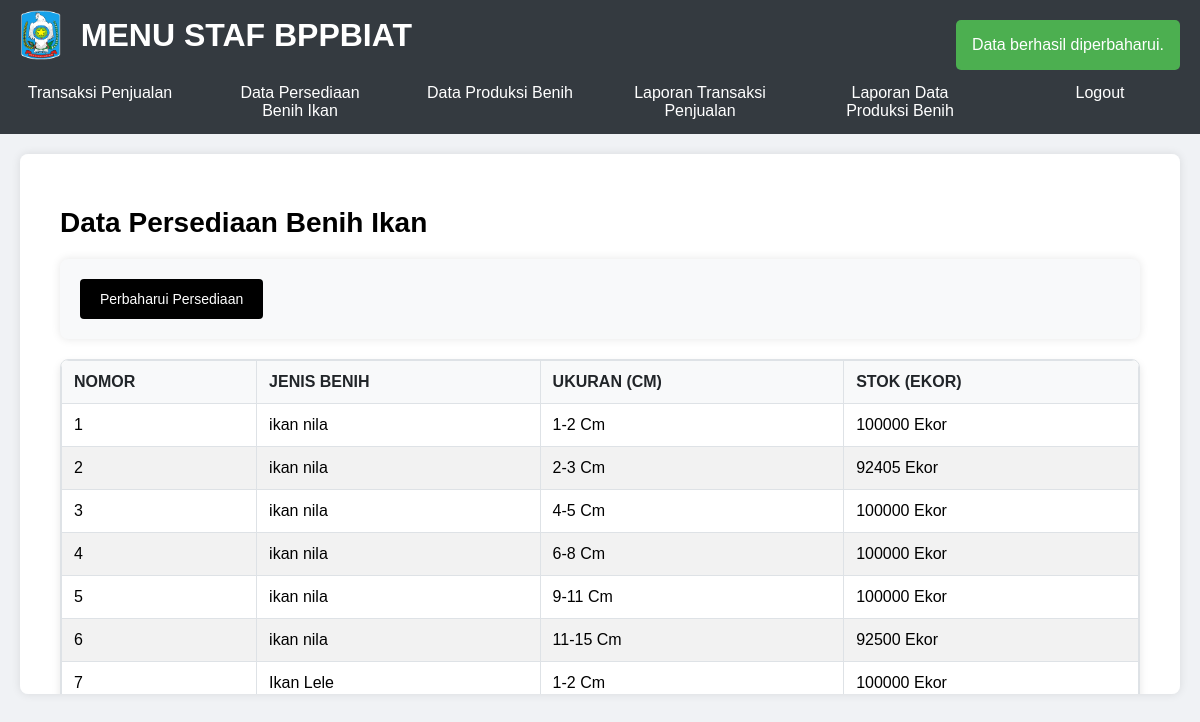
/admin_persediaan.php?success=data_berhasil_diperbaharui (signed in), run on the app's committed database.
### tables this page shows
CREATE TABLE `data_persediaan` (
  `no` int(11) NOT NULL,
  `jenis_benih` varchar(100) NOT NULL,
  `ukuran` varchar(50) NOT NULL,
  `stok` int(11) DEFAULT 0
);

### admin_persediaan.php (the view, shortened to what this page needs)
<?php include 'admin_header.php'; ?>
<div class="main scroll-container">
    <section id="persediaan" class="main-section active">
            <h2>Data Persediaan Benih Ikan</h2>
            <form action="AFperbaharuipersediaan_admin.php">
                <button type="submit" name="perbaharui_persediaan">Perbaharui Persediaan</button>
            </form>
            <?php
            if (isset($_GET['success'])) {
                $success = $_GET['success'];
                if ($success == 'data_berhasil_diperbaharui') {
                    echo "<div class='notification success' id='notification'>Data berhasil diperbaharui.</div>";
                }
            }
            ?>
            <div class="scrollable-table">
            <table id="transaksiTable">
                <thead>
                    <tr>
                        <th>Nomor</th>
                        <th>Jenis Benih</th>
                        <th>Ukuran (Cm)</th>
                        <th>Stok (Ekor)</th>
                    </tr>
                </thead>
                <tbody>
                    <?php
                $servername = "localhost";
                $username = "root";
                $password = "";
                $dbname = "db_persediaan";
                $conn = new mysqli($servername, $username, $password, $dbname);
                $sql_persediaan = "SELECT no, jenis_benih, ukuran, stok FROM data_persediaan";
                $result_persediaan = $conn->query($sql_persediaan);
                if ($result_persediaan->num_rows > 0) {
                    while($row_persediaan = $result_persediaan->fetch_assoc()) {
                        echo "<tr data-id='" . $row_persediaan['no'] . "'>
                        <td>" . $row_persediaan['no'] . "</td>
                        <td>" . $row_persediaan['jenis_benih'] . "</td>
                        <td>" . $row_persediaan['ukuran'] . " Cm</td>
                        <td>" . $row_persediaan['stok'] . " Ekor</td>
                        </tr>";
                    }
                } else {
                    echo "<tr><td colspan='3'>Tidak ada data persediaan.</td></tr>";
                }
                ?>
                </tbody>
            </table>
            </div>
    </section>
</div>

### style_admin.css (style rules this page uses)
body { font-family: Arial, sans-serif; margin: 0; padding: 0; background-color: #f0f2f5; }
.main { padding: 20px; background-color: #fff; border-radius: 8px; box-shadow: 0 0 10px rgba(0, 0, 0, 0.1); margin: 20px; }
.main-section { display: none; }
.main-section.active { display: block; }
table { width: 100%; border-collapse: collapse; margin-bottom: 20px; border-radius: 8px; overflow: hidden; box-shadow: 0 4px 8px rgba(0, 0, 0, 0.1); }
th, td { border: 1px solid #dee2e6; padding: 12px; text-align: left; }
th { background-color: #f8f9fa; color: #212529; font-weight: bold; text-transform: uppercase; }
tr:nth-child(even) { background-color: #f2f2f2; }
form { background-color: #f8f9fa; padding: 20px; border-radius: 8px; margin-bottom: 20px; box-shadow: 0 0 10px rgba(0, 0, 0, 0.1); }
button { background-color: #007bff; color: white; padding: 12px 20px; border: none; border-radius: 4px; cursor: pointer; transition: background-color 0.3s; font-size: 14px; }
.scroll-container { max-height: 500px; overflow-y: auto; }

### admin_persediaan.php (style rules this page uses)
body { font-family: Arial, sans-serif; margin: 0; padding: 0; background-color: #f0f2f5; }
.main { padding: 20px; background-color: #fff; border-radius: 8px; box-shadow: 0 0 10px rgba(0, 0, 0, 0.1); margin: 20px; }
.main-section { display: none; }
.main-section.active { display: block; }
.scrollable-table { max-height: 500px; overflow-y: auto; border: 1px solid #dee2e6; border-radius: 8px; box-shadow: 0 4px 8px rgba(0, 0, 0, 0.1); }
table { width: 100%; border-collapse: collapse; }
th, td { border: 1px solid #dee2e6; padding: 12px; text-align: left; }
th { background-color: #f8f9fa; color: #212529; font-weight: bold; text-transform: uppercase; }
tr:nth-child(even) { background-color: #f2f2f2; }
form { background-color: #f8f9fa; padding: 20px; border-radius: 8px; margin-bottom: 20px; box-shadow: 0 0 10px rgba(0, 0, 0, 0.1); }
button { background-color: #000000; color: white; padding: 12px 20px; border: none; border-radius: 4px; cursor: pointer; transition: background-color 0.3s; font-size: 14px; }
.scroll-container { max-height: 500px; overflow-y: auto; }
.notification { position: fixed; top: 20px; right: 20px; background-color: #f44336; color: white; padding: 16px; z-index: 1000; border-radius: 5px; display: none; opacity: 0; transition: opacity 0.5s; }
.notification.success { background-color: #4CAF50; }
.notification.show { display: block; opacity: 1; }
.main-section { padding: 10px 20px; text-align: left; animation: fadeIn 1s ease-in-out; }
.main-section h2 { font-size: 28px; margin-bottom: 20px; }

### data on the page
data_persediaan: no "1", jenis_benih "ikan nila", ukuran "1-2", stok "100000"
data_persediaan: no "2", jenis_benih "ikan nila", ukuran "2-3", stok "92405"
data_persediaan: no "3", jenis_benih "ikan nila", ukuran "4-5", stok "100000"
data_persediaan: no "4", jenis_benih "ikan nila", ukuran "6-8", stok "100000"
data_persediaan: no "5", jenis_benih "ikan nila", ukuran "9-11", stok "100000"
data_persediaan: no "6", jenis_benih "ikan nila", ukuran "11-15", stok "92500"
data_persediaan: no "7", jenis_benih "Ikan Lele", ukuran "1-2", stok "100000"
